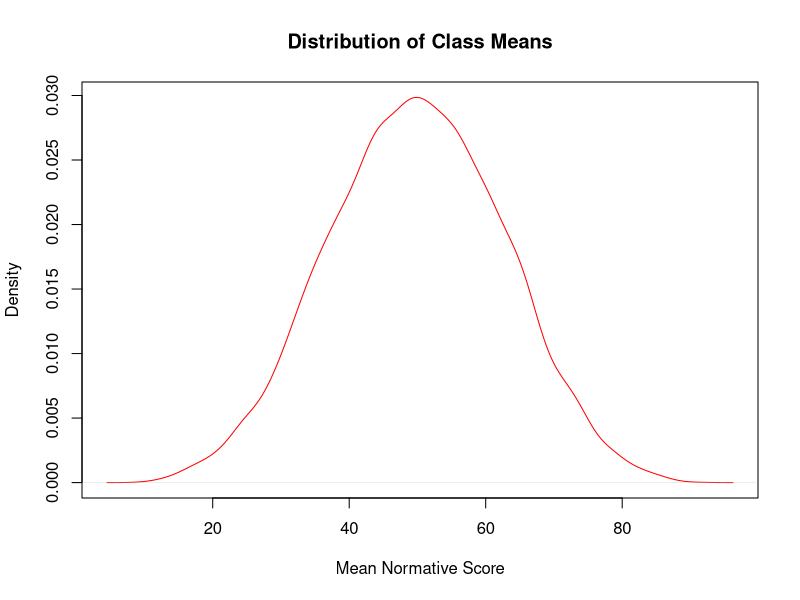
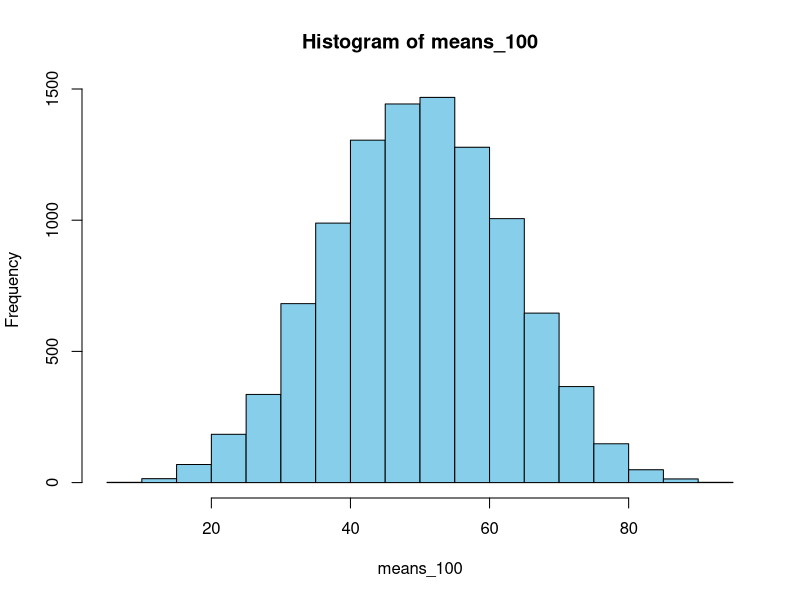
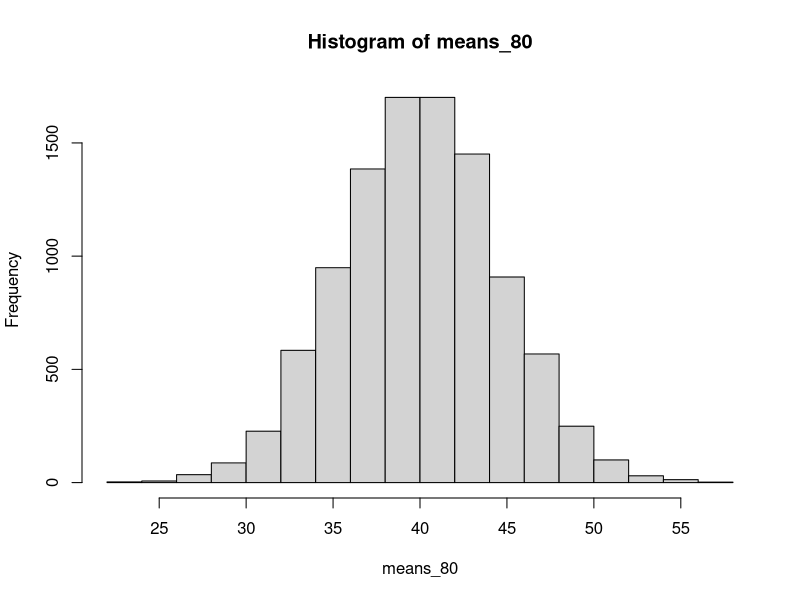

R code for these plots, in order:
# 例子实现
raw_scores <- c(17, 17.5, 16, 16.4, 18.9, 18.3, 18.6, 20, 15.5, 18.1)
normative_scores <- round(rank(raw_scores) / length(raw_scores) * 100-5)
# Q1 26名学生
# 学生数+模拟数
simulate_class_means <- function(num_students, max_score) {
  normative_scores_class <- 
    matrix(runif(num_students * 10000, 0, max_score), 
           ncol = num_students)
  mean_normative_scores <- rowMeans(normative_scores_class)
  return(mean_normative_scores)
}
means_100 <- 
  simulate_class_means(5, 100)
mean(means_100 < 40)

plot(density(means_100), main = "Distribution of Class Means",
     xlab = "Mean Normative Score", col = "red")
hist(means_100, col = "skyblue") 

# Q2 80最大
means_80 <- 
  simulate_class_means(26, 80)
mean(means_80 > means_100)

hist(means_80)
# Q3 64 50 10





# 保存/删除
rm(simulated_means)
save.image(file = "week8.RData")
